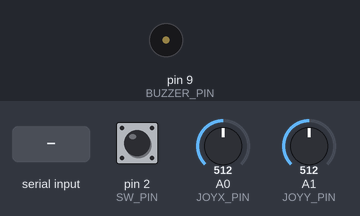
This sketch was run on a simulated Arduino Uno, built with avr-gcc and run on an emulated ATmega328P. On the bench: buzzer (waves = sounding). The inputs (shaded band) are chosen by the test bench; at power-on: A1 (JOYY_PIN) = 512, pin 2 (SW_PIN) HIGH, A0 (JOYX_PIN) = 512.

Above: at 1.2 s.
1.3 s: "buzz\n" received over Serial
At 1.41 s:
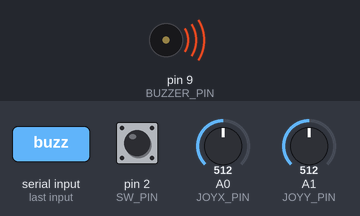
10.9 s: A1 (JOYY_PIN) set to 494
12.4 s: A1 (JOYY_PIN) set to 601
15.4 s: A1 (JOYY_PIN) set to 627
Timing chart, 0 to 17.9 s (numbered marks = the images above; inputs shaded):
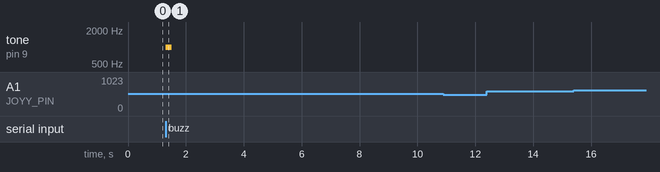

Measured:
- after the input at 1.3 s, tone on pin 9 (BUZZER_PIN): silent → 1000 Hz at once, → silent 0.20 s later
- after the input at 10.9 s, every drawn part: stays the same
- after the input at 12.4 s, every drawn part: stays the same
- after the input at 15.4 s, every drawn part: stays the same

The sketch:

alienJoystick.ino
```cpp
const int JOYX_PIN = A0;
const int JOYY_PIN = A1;
const int SW_PIN = 2;
const int BUZZER_PIN = 9;

const int NUM_READINGS = 10;

struct AxisReadings {
  int readIndex;
  int readings[NUM_READINGS];
  float total = 0;
  int average = 0;
  int zeroed;
} xAxisReadings, yAxisReadings;

bool zeroing = false;
bool ready = false;

void setup() {
  Serial.begin(9600);
  pinMode(SW_PIN, INPUT_PULLUP);
  pinMode(BUZZER_PIN, OUTPUT);

  for (int i = 0; i < NUM_READINGS; i++) {
    xAxisReadings.readings[i] = yAxisReadings.readings[i] = 0;
  }
}

void loop() {
  int xValue = analogRead(JOYX_PIN);
  int yValue = analogRead(JOYY_PIN);
  int swValue = !digitalRead(SW_PIN);

  smoothAxis(&xAxisReadings, xValue);
  smoothAxis(&yAxisReadings, yValue);

  if (Serial.available() > 0) {
    String msg = Serial.readStringUntil('\n');
    if (msg == "zero") {
      zeroing = true;
    } else if (msg == "buzz") {
      buzz();
    }
  }

  if (zeroing) {
    xAxisReadings.zeroed = xAxisReadings.average;
    yAxisReadings.zeroed = yAxisReadings.average;
    zeroing = false;
    ready = true;
  }

  if (ready) {
    Serial.print(xAxisReadings.average - xAxisReadings.zeroed);
    Serial.print(",");
    Serial.print(yAxisReadings.average - yAxisReadings.zeroed);
    Serial.print(",");
    Serial.println(swValue);
  }

  delay(16);
}

void buzz() {
  tone(BUZZER_PIN, 1000, 200);
}

void smoothAxis(AxisReadings *readings, int newValue) {
  int index = readings->readIndex;
  readings->total = readings->total - readings->readings[index];
  readings->readings[index] = newValue;
  readings->total += newValue;
  readings->readIndex = readings->readIndex + 1;

  if (readings->readIndex >= NUM_READINGS)
    readings->readIndex = 0;

  readings->average = round(readings->total / NUM_READINGS);
}
```
